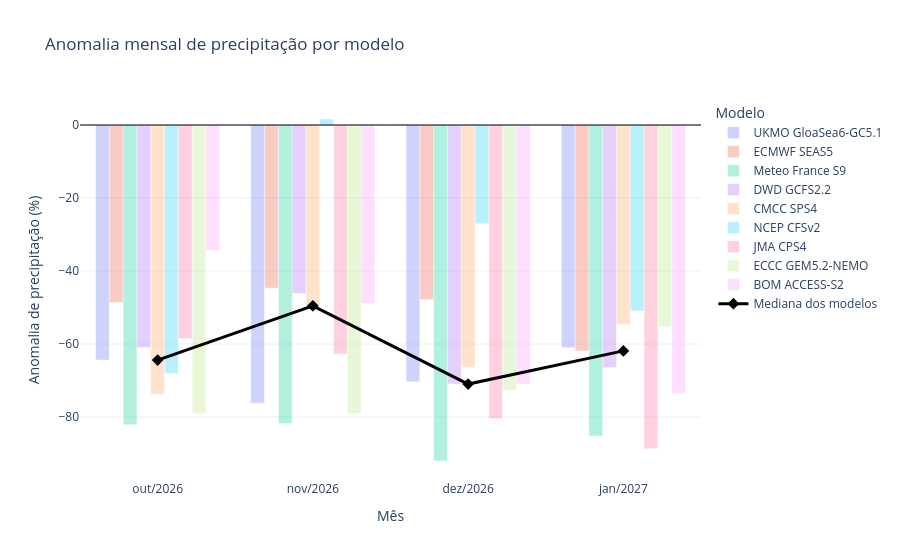

The notebook cell saved with this chart:
### Markdown cell above
## Forecast anomaly by model (%)

Percentage anomaly is `100 × (basin mean of forecast/hindcast ratios − 1)`.
Each bar represents one forecast centre for one month.

The black diamonds and line show the median of the model basin anomalies; muted bars
preserve individual model identities. Millimetre anomalies below are corrected basin
rainfall minus observed basin climatology. Set `show_median=False` for the original
model bar presentation.

### Code cell
rainfall.plot_rainfall_anomaly(unit="%", show_median=True).show()

### Figure 1 — Plotly figure (JSON) as saved in the notebook; plotly's stock layout.template omitted (floating-point values rounded to 4 significant figures)
{"data": [{"alignmentgroup": "True", "hovertemplate": "Mês: %{x}<br>Anomalia: %{y:.1f} %<extra>%{fullData.name}</extra>", "legendgroup": "UKMO GloaSea6-GC5.1", "marker": {"color": "#636efa", "pattern": {"shape": ""}}, "name": "UKMO GloaSea6-GC5.1", "offsetgroup": "UKMO GloaSea6-GC5.1", "opacity": 0.3, "orientation": "v", "showlegend": true, "textposition": "auto", "type": "bar", "x": ["out/2026", "nov/2026", "dez/2026", "jan/2027"], "xaxis": "x", "y": [-64.4, -76.24, -70.37, -61.06], "yaxis": "y"}, {"alignmentgroup": "True", "hovertemplate": "Mês: %{x}<br>Anomalia: %{y:.1f} %<extra>%{fullData.name}</extra>", "legendgroup": "ECMWF SEAS5", "marker": {"color": "#EF553B", "pattern": {"shape": ""}}, "name": "ECMWF SEAS5", "offsetgroup": "ECMWF SEAS5", "opacity": 0.3, "orientation": "v", "showlegend": true, "textposition": "auto", "type": "bar", "x": ["out/2026", "nov/2026", "dez/2026", "jan/2027"], "xaxis": "x", "y": [-48.63, -44.7, -47.86, -61.89], "yaxis": "y"}, {"alignmentgroup": "True", "hovertemplate": "Mês: %{x}<br>Anomalia: %{y:.1f} %<extra>%{fullData.name}</extra>", "legendgroup": "Meteo France S9", "marker": {"color": "#00cc96", "pattern": {"shape": ""}}, "name": "Meteo France S9", "offsetgroup": "Meteo France S9", "opacity": 0.3, "orientation": "v", "showlegend": true, "textposition": "auto", "type": "bar", "x": ["out/2026", "nov/2026", "dez/2026", "jan/2027"], "xaxis": "x", "y": [-82.16, -81.78, -92.06, -85.22], "yaxis": "y"}, {"alignmentgroup": "True", "hovertemplate": "Mês: %{x}<br>Anomalia: %{y:.1f} %<extra>%{fullData.name}</extra>", "legendgroup": "DWD GCFS2.2", "marker": {"color": "#ab63fa", "pattern": {"shape": ""}}, "name": "DWD GCFS2.2", "offsetgroup": "DWD GCFS2.2", "opacity": 0.3, "orientation": "v", "showlegend": true, "textposition": "auto", "type": "bar", "x": ["out/2026", "nov/2026", "dez/2026", "jan/2027"], "xaxis": "x", "y": [-60.98, -46.18, -70.99, -66.49], "yaxis": "y"}, {"alignmentgroup": "True", "hovertemplate": "Mês: %{x}<br>Anomalia: %{y:.1f} %<extra>%{fullData.name}</extra>", "legendgroup": "CMCC SPS4", "marker": {"color": "#FFA15A", "pattern": {"shape": ""}}, "name": "CMCC SPS4", "offsetgroup": "CMCC SPS4", "opacity": 0.3, "orientation": "v", "showlegend": true, "textposition": "auto", "type": "bar", "x": ["out/2026", "nov/2026", "dez/2026", "jan/2027"], "xaxis": "x", "y": [-73.87, -49.55, -66.4, -54.63], "yaxis": "y"}, {"alignmentgroup": "True", "hovertemplate": "Mês: %{x}<br>Anomalia: %{y:.1f} %<extra>%{fullData.name}</extra>", "legendgroup": "NCEP CFSv2", "marker": {"color": "#19d3f3", "pattern": {"shape": ""}}, "name": "NCEP CFSv2", "offsetgroup": "NCEP CFSv2", "opacity": 0.3, "orientation": "v", "showlegend": true, "textposition": "auto", "type": "bar", "x": ["out/2026", "nov/2026", "dez/2026", "jan/2027"], "xaxis": "x", "y": [-68.08, 1.653, -27.06, -50.93], "yaxis": "y"}, {"alignmentgroup": "True", "hovertemplate": "Mês: %{x}<br>Anomalia: %{y:.1f} %<extra>%{fullData.name}</extra>", "legendgroup": "JMA CPS4", "marker": {"color": "#FF6692", "pattern": {"shape": ""}}, "name": "JMA CPS4", "offsetgroup": "JMA CPS4", "opacity": 0.3, "orientation": "v", "showlegend": true, "textposition": "auto", "type": "bar", "x": ["out/2026", "nov/2026", "dez/2026", "jan/2027"], "xaxis": "x", "y": [-58.52, -62.77, -80.4, -88.72], "yaxis": "y"}, {"alignmentgroup": "True", "hovertemplate": "Mês: %{x}<br>Anomalia: %{y:.1f} %<extra>%{fullData.name}</extra>", "legendgroup": "ECCC GEM5.2-NEMO", "marker": {"color": "#B6E880", "pattern": {"shape": ""}}, "name": "ECCC GEM5.2-NEMO", "offsetgroup": "ECCC GEM5.2-NEMO", "opacity": 0.3, "orientation": "v", "showlegend": true, "textposition": "auto", "type": "bar", "x": ["out/2026", "nov/2026", "dez/2026", "jan/2027"], "xaxis": "x", "y": [-78.95, -79.08, -72.7, -55.27], "yaxis": "y"}, {"alignmentgroup": "True", "hovertemplate": "Mês: %{x}<br>Anomalia: %{y:.1f} %<extra>%{fullData.name}</extra>", "legendgroup": "BOM ACCESS-S2", "marker": {"color": "#FF97FF", "pattern": {"shape": ""}}, "name": "BOM ACCESS-S2", "offsetgroup": "BOM ACCESS-S2", "opacity": 0.3, "orientation": "v", "showlegend": true, "textposition": "auto", "type": "bar", "x": ["out/2026", "nov/2026", "dez/2026", "jan/2027"], "xaxis": "x", "y": [-34.35, -48.92, -70.97, -73.54], "yaxis": "y"}, {"hovertemplate": "Mês: %{x}<br>Mediana: %{y:.1f} %<extra></extra>", "line": {"color": "black", "width": 3}, "marker": {"color": "black", "size": 9, "symbol": "diamond"}, "mode": "lines+markers", "name": "Mediana dos modelos", "type": "scatter", "x": ["out/2026", "nov/2026", "dez/2026", "jan/2027"], "y": [-64.4, -49.55, -70.97, -61.89]}], "layout": {"barmode": "group", "hovermode": "x unified", "legend": {"title": {"text": "Modelo"}, "tracegroupgap": 0}, "separators": ",.", "shapes": [{"line": {"color": "black", "width": 1}, "type": "line", "x0": 0, "x1": 1, "xref": "x domain", "y0": 0, "y1": 0, "yref": "y"}], "title": {"text": "Anomalia mensal de precipitação por modelo"}, "xaxis": {"anchor": "y", "domain": [0, 1], "title": {"text": "Mês"}}, "yaxis": {"anchor": "x", "domain": [0, 1], "title": {"text": "Anomalia de precipitação (%)"}}}}
